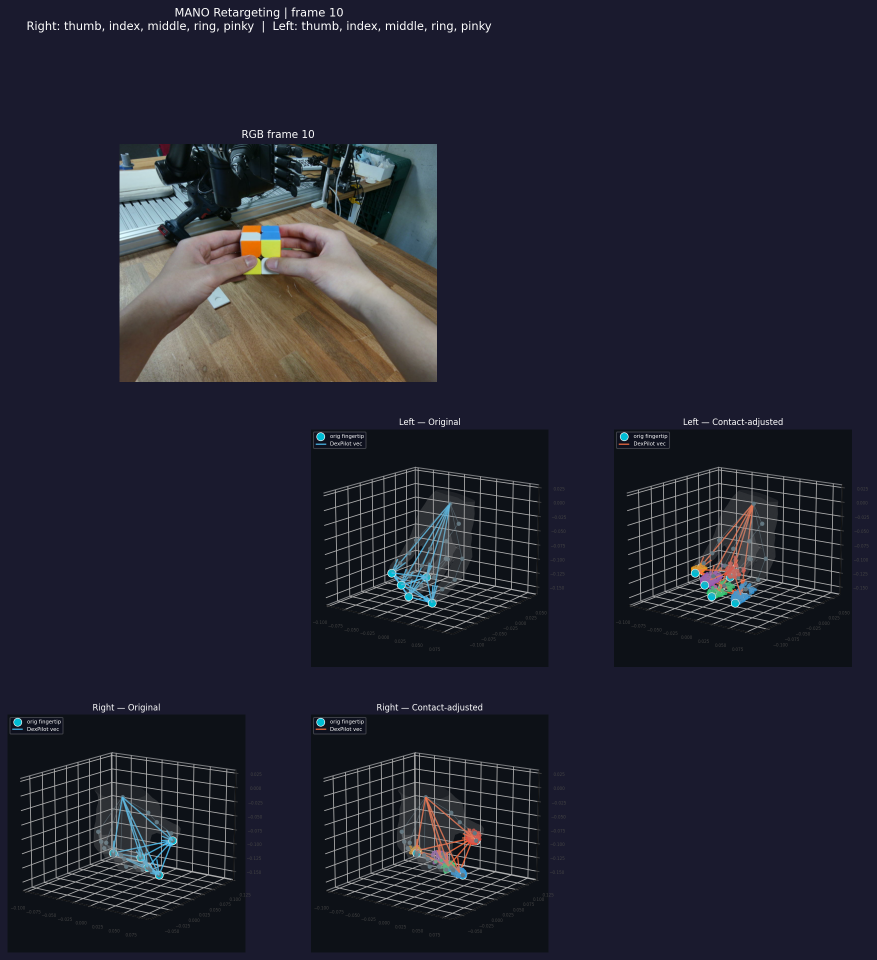
#> input picture src/retargeting/vis/frame10_mano_2d.png, 1753 x 1920 px (shown at 1/2 size)
$ python -i recover_source_after_composite.py   (imports and definitions only)
#> lines starting #> are read from the running program, lines starting #| are printed output that depends on the picture; after the words box and inside, x2 and y2 are one past the last pixel; in counts of white or black regions, pixels touching at a corner belong together
#> further down, picture is the input picture: shape (1920, 1753, 3); mean B, G, R 49.2, 35.8, 35
"""Recover trustworthy source pixels after robot/object compositing.

This is deliberately a post-process.  It compares the final composite with the
original and the pre-robot reconstructed background, but operates *only* inside
the source-human mask plus the optional actual inpaint support.  Robot pixels
(with a safety margin) are immutable.

Two kinds of source pixels are restored:

1. visible manipulated-object pixels from the cleaned modal object mask; and
2. over-segmented hand-mask pixels whose original RGB already agrees with the
   clean reconstructed background and is not skin.

True hand pixels are never copied from the current source frame; they retain the
temporally reconstructed background/object content.  This prevents the common
failure mode where a final "copy source back" pass resurrects the human hand.
"""
from __future__ import annotations

import argparse
from pathlib import Path

import cv2
import numpy as np


def _skin_mask(frame: np.ndarray) -> np.ndarray:
    ycrcb = cv2.cvtColor(frame, cv2.COLOR_BGR2YCrCb)
#> ycrcb: shape (1920, 1753, 3); mean of channels 0, 1, 2 36.8, 127, 134.9
    luminance, cr, cb = cv2.split(ycrcb)
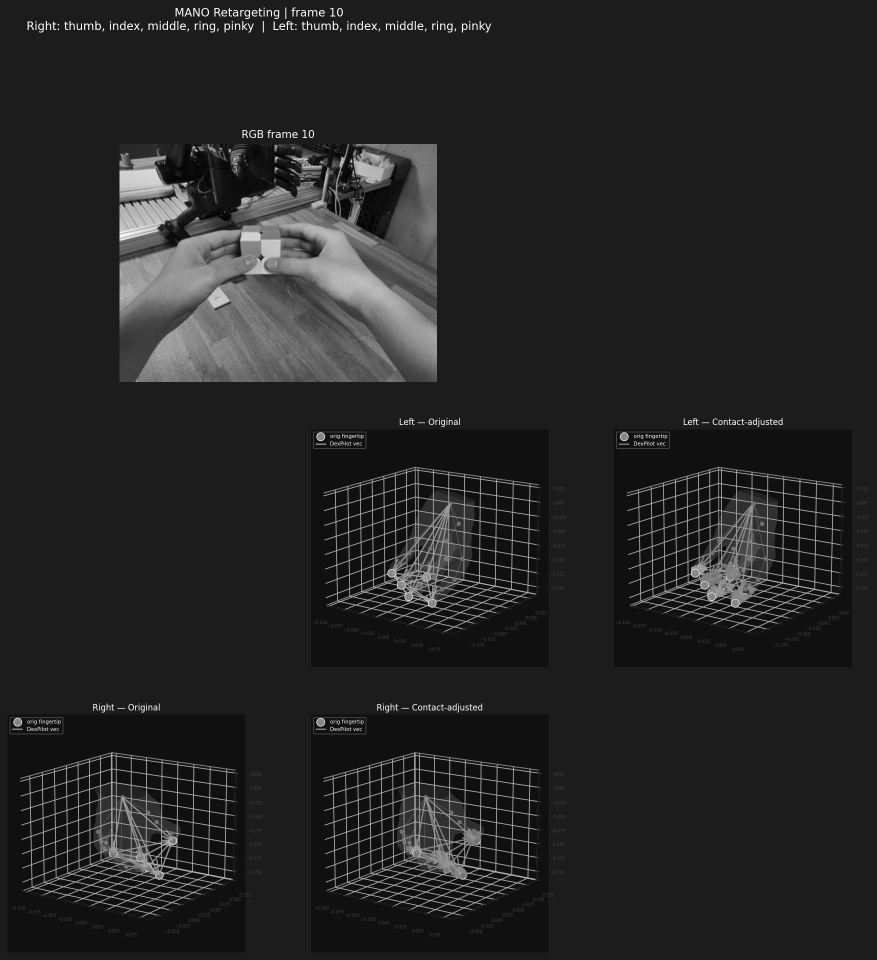
#> luminance: shape (1920, 1753) (shown at 1/2 size); min 0, max 255, mean 36.8
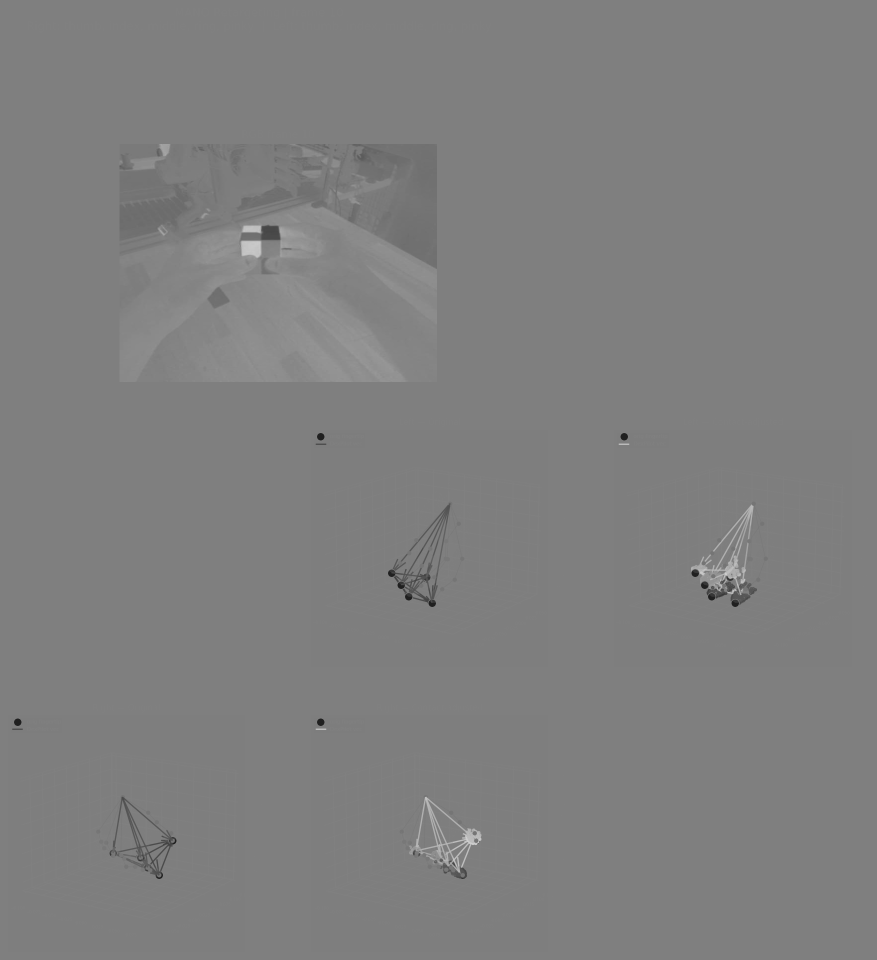
#> cr: shape (1920, 1753) (shown at 1/2 size); min 32, max 206, mean 127
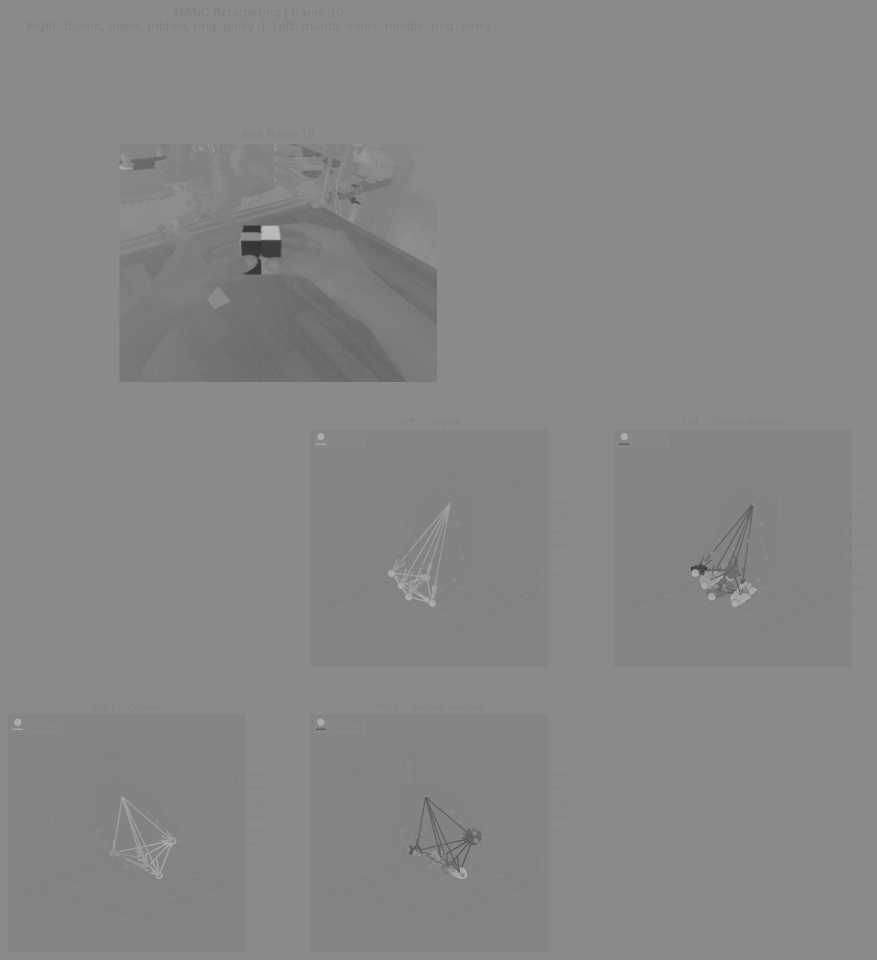
#> cb: shape (1920, 1753) (shown at 1/2 size); min 45, max 188, mean 134.9
    hsv = cv2.cvtColor(frame, cv2.COLOR_BGR2HSV)
#> hsv: shape (1920, 1753, 3); mean H, S, V 108.9, 103.6, 51.5
    _, saturation, value = cv2.split(hsv)
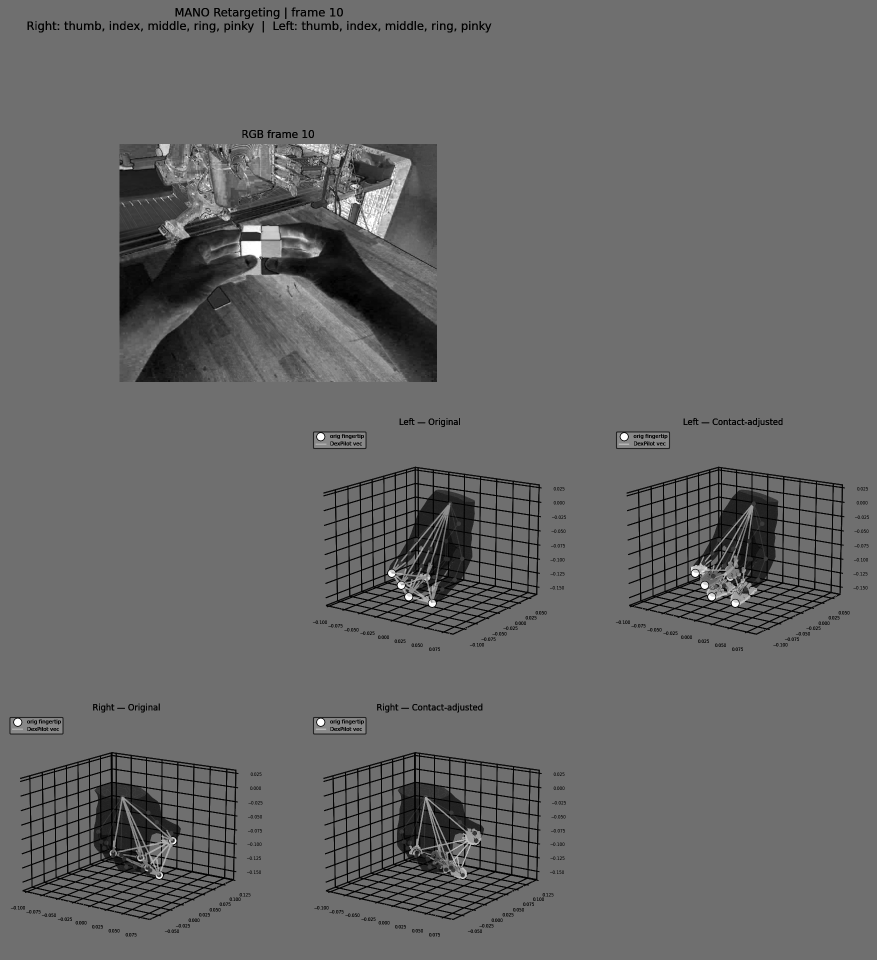
#> saturation: shape (1920, 1753) (shown at 1/2 size); min 0, max 255, mean 103.6
    return (
        (luminance >= 45) & (cr >= 132) & (cr <= 184)
        & (cb >= 72) & (cb <= 144) & (saturation >= 12)
        & (value >= 45)
    )
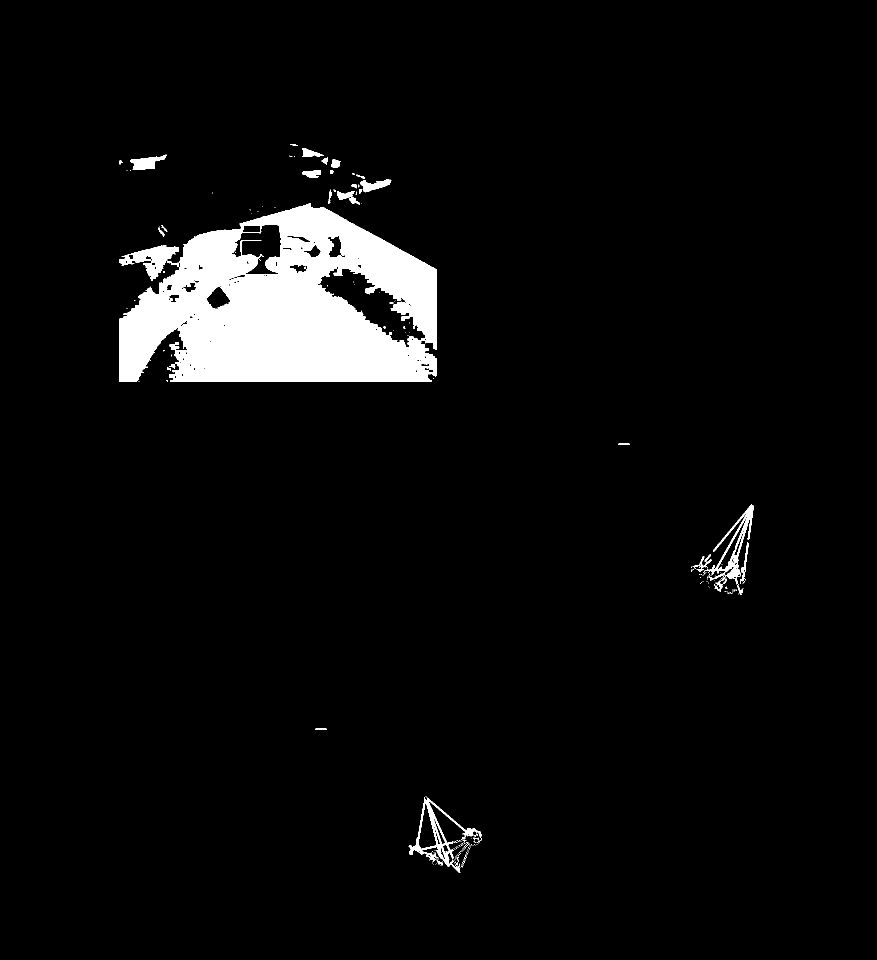
#> returned value: shape (1920, 1753) bool (shown at 1/2 size); 4.9% white; 210 white regions (179 under 20 px), largest, box (x1, y1, x2, y2) and area: (239, 406, 874, 764) 153898, (817, 1593, 963, 1746) 3433, (1408, 1009, 1508, 1170) 2973


# [203 lines left out: functions _outline, main, not called in this run]


# [2 lines not run here, left out]

>>> import cv2
>>> picture = cv2.imread('../retargeting/vis/frame10_mano_2d.png')
>>> result = _skin_mask(picture)
